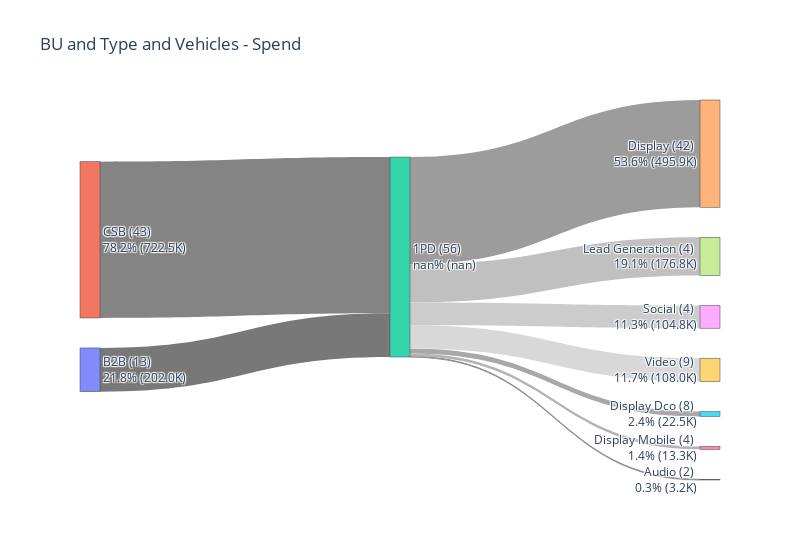
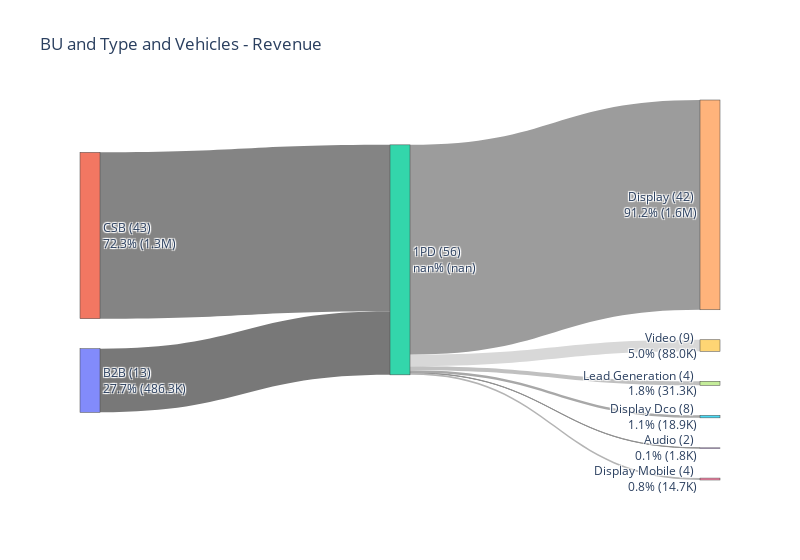

The notebook cell saved with these charts, in order:
### Markdown cell above
<h2>Bu | Type | Vehicle (by Dell)</h2>

### Code cell
bu_audiencetype_vehicle_sankey_plot(df,'Spend',True, 'BU and Type and Vehicles - Spend')
bu_audiencetype_vehicle_sankey_plot(df,'Net Rev', True, 'BU and Type and Vehicles - Revenue')

### Figure 1 — Plotly figure (JSON) as saved in the notebook; plotly's stock layout.template omitted (floating-point values rounded to 4 significant figures)
{"data": [{"arrangement": "snap", "link": {"color": ["#787878", "#848484", "#909090", "#9C9C9C", "#A8A8A8", "#B4B4B4", "#C0C0C0", "#CCCCCC", "#D8D8D8"], "source": [0, 1, 2, 2, 2, 2, 2, 2, 2], "target": [2, 2, 3, 4, 5, 6, 7, 8, 9], "value": [202000.0, 722500.0, 3169.0, 495900.0, 22470.0, 13280.0, 176800.0, 104800.0, 108000.0]}, "node": {"label": ["B2B (13) <br>21.8% (202.0K)", "CSB (43) <br>78.2% (722.5K)", "1PD (56) <br>nan% (nan)", "Audio (2) <br>0.3% (3.2K)", "Display (42) <br>53.6% (495.9K)", "Display Dco (8) <br>2.4% (22.5K)", "Display Mobile (4) <br>1.4% (13.3K)", "Lead Generation (4) <br>19.1% (176.8K)", "Social (4) <br>11.3% (104.8K)", "Video (9) <br>11.7% (108.0K)"], "pad": 30, "thickness": 20}, "type": "sankey"}], "layout": {"title": {"text": "BU and Type and Vehicles - Spend"}, "width": 800}}

### Figure 2 — Plotly figure (JSON) as saved in the notebook; plotly's stock layout.template omitted (floating-point values rounded to 4 significant figures)
{"data": [{"arrangement": "snap", "link": {"color": ["#787878", "#848484", "#909090", "#9C9C9C", "#A8A8A8", "#B4B4B4", "#C0C0C0", "#CCCCCC", "#D8D8D8"], "source": [0, 1, 2, 2, 2, 2, 2, 2, 2], "target": [2, 2, 3, 4, 5, 6, 7, 8, 9], "value": [486300.0, 1272000.0, 1761.0, 1604000.0, 18930.0, 14690.0, 31300.0, 0, 87950.0]}, "node": {"label": ["B2B (13) <br>27.7% (486.3K)", "CSB (43) <br>72.3% (1.3M)", "1PD (56) <br>nan% (nan)", "Audio (2) <br>0.1% (1.8K)", "Display (42) <br>91.2% (1.6M)", "Display Dco (8) <br>1.1% (18.9K)", "Display Mobile (4) <br>0.8% (14.7K)", "Lead Generation (4) <br>1.8% (31.3K)", "Social (4) <br>0.0% (0)", "Video (9) <br>5.0% (88.0K)"], "pad": 30, "thickness": 20}, "type": "sankey"}], "layout": {"title": {"text": "BU and Type and Vehicles - Revenue"}, "width": 800}}
